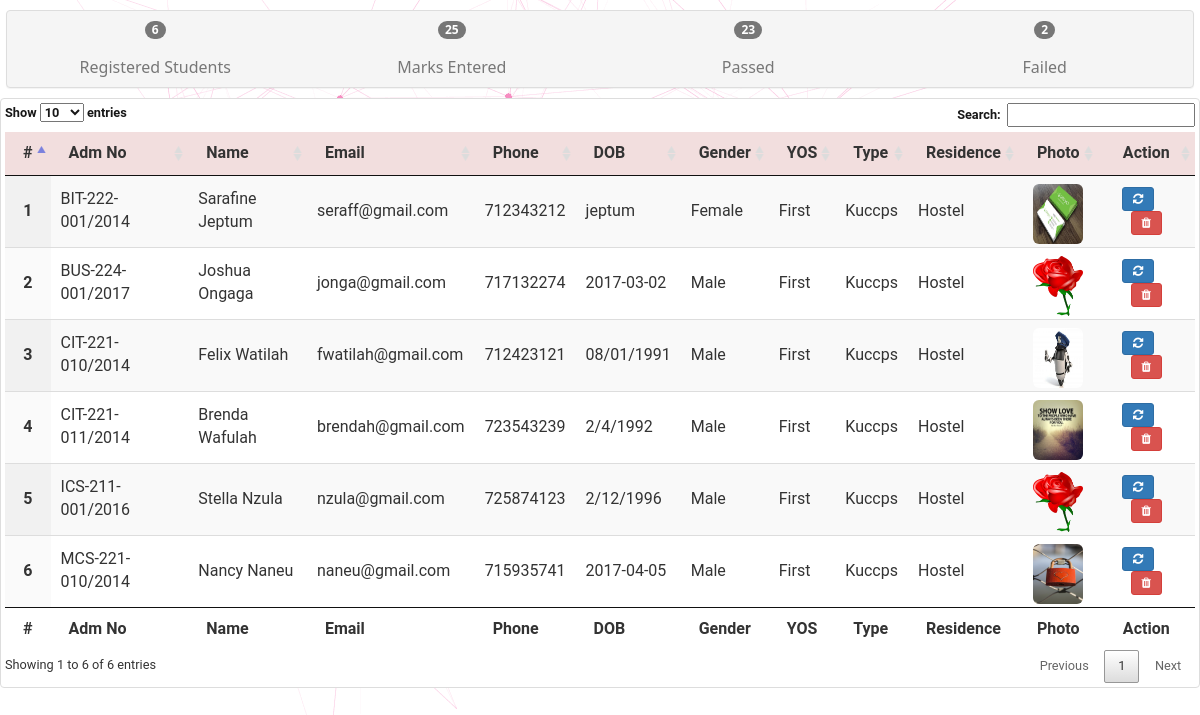
/Lecturer/lec_view_student.php, run on the app's committed database.
### tables this page shows
CREATE TABLE `student` (
  `s_id` int(11) NOT NULL,
  `name` varchar(255) NOT NULL,
  `gender` varchar(25) NOT NULL,
  `dob` varchar(25) NOT NULL,
  `id` int(25) NOT NULL,
  `nation` varchar(25) NOT NULL,
  `phone` int(25) NOT NULL,
  `email` varchar(255) NOT NULL,
  `county` varchar(25) NOT NULL,
  `town` varchar(25) NOT NULL,
  `address` varchar(25) NOT NULL,
  `adm` varchar(255) NOT NULL,
  `yos` varchar(25) NOT NULL,
  `type` varchar(25) NOT NULL,
  `residence` varchar(25) NOT NULL,
  `pic` longblob NOT NULL
);

### Lecturer/lec_view_student.php (shortened to what this page needs)
<?php
include "php/connect.php";
$result = mysqli_query($conn, "SELECT * FROM `student` ORDER BY `adm` ASC");
if ($result == true){
    $total = mysqli_num_rows($result);
?>
<html>
<head>
    <link rel="stylesheet" type="text/css" href="../frameworks/Bootstrap/css/bootstrap.css">
    <link rel="stylesheet" type="text/css" href="../frameworks/fa/css/font-awesome.min.css">
    <link rel="stylesheet" type="text/css" href="../frameworks/jquery-ui/jquery-ui.min.js">
    <link rel="stylesheet" type="text/css" href="../frameworks/w3css/w3css.css">
    <link rel="stylesheet" type="text/css" href="../frameworks/materialdesign/css/materialdesignicons.min.css">
    <link rel="stylesheet" type="text/css" href="../frameworks/dataTable/css/jquery.dataTables.min.css">
    <link rel="stylesheet" type="text/css" href="../css/main.css">
</head>
<body>
<div class="panel panel-default bg">
    <div class="panel-body">
        <span class="col-md-3 text-center">
            <h1 class="text-center badge"><strong><?php echo $total; ?></strong></h1>
            <h6 class="text-muted">Registered Students</h6>
        </span>
        <span class="col-md-3 text-center">
            <h1 class="text-success badge"><strong>25</strong></h1>
            <h6 class="text-muted">Marks Entered</h6>
        </span>
        <span class="col-md-3 text-center">
            <h1 class="text-warning badge"><strong>23</strong></h1>
            <h6 class="text-muted">Passed</h6>
        </span>
        <span class="col-md-3 text-center">
            <h1 class="text-danger badge"><strong>2</strong></h1>
            <h6 class="text-muted">Failed</h6>
        </span>
    </div>
</div>
<div class="thumbnail">
        <table class="table table-striped table-hover table-responsive table-condensed display" cellpadding="0" id="studd">
            <thead>
                <tr class="bg-danger">
                    <th>#</th>
                    <th>Adm No</th>
                    <th>Name</th>
                    <th>Email</th>
                    <th>Phone</th>
                    <th>DOB</th>
                    <th>Gender</th>
                    <th>YOS</th>
                    <th>Type</th>
                    <th>Residence</th>
                    <th class='text-center'>Photo</th>
                    <th class='text-center'>Action</th>
                </tr>
            </thead>
            <tfoot>
                <tr>
                    <th>#</th>
                    <th>Adm No</th>
                    <th>Name</th>
                    <th>Email</th>
                    <th>Phone</th>
                    <th>DOB</th>
                    <th>Gender</th>
                    <th>YOS</th>
                    <th>Type</th>
                    <th>Residence</th>
                    <th class='text-center'>Photo</th>
                    <th class='text-center'>Action</th>
                </tr>
            </tfoot>
            <tbody>
            <?php
            $no = 0;
            while ($row = mysqli_fetch_assoc($result)){
                $no ++;
                echo "<tr>
                    <td class='text-center'><strong>".$no."</strong></td>
                    <td>".strtoupper($row['adm'])."</td>
                    <td>".ucfirst($row['name'])."</td>
                    <td>".strtolower($row['email'])."</td>
                    <td>".$row['phone']."</td>
                    <td>".$row['dob']."</td>
                    <td>".ucfirst($row['gender'])."</td>
                    <td>".ucfirst($row['yos'])."</td>
                    <td>".ucfirst($row['type'])."</td>
                    <td>".ucfirst($row['residence'])."</td>
                    <td class='text-center'><img class='img-rounded' src='img/".$row['pic']."' width='50px' height='60px'/></td>
                    <td class='text-center'>
                        <a role='button' type='button' class='edit btn btn-sm btn-primary' id='".$row['adm']."'>
                        <i class='fa fa-refresh'></i>
                        </a>&emsp;
                        <a href='php/delete_stud.php?adm=".$row['adm']."' onclick='return confirm(\"Are you sure you want to delete? \");' class='btn btn-sm btn-danger'>
                        <i class='fa fa-trash'></i>
                        </a>
                    </td>
                </tr>";
            }
            }
            ?>
            </tbody>
        </table>
</div>
</body>
</html>

### frameworks/w3css/w3css.css (style rules this page uses)
* { -webkit-box-sizing:border-box;-moz-box-sizing:border-box;box-sizing:border-box }
html { -ms-text-size-adjust:100%;-webkit-text-size-adjust:100% }
body { margin:0 }
a { background-color:transparent }
img { border:0 }
html,body { font-family:Verdana,sans-serif;font-size:15px;line-height:1.5 }
html { overflow-x:hidden }
h1,h2,h3,h4,h5,h6,.w3-slim,.w3-wide { font-family:"Segoe UI",Arial,sans-serif }
h1 { font-size:36px }
h6 { font-size:16px }
h1,h2,h3,h4,h5,h6 { font-weight:400;margin:10px 0 }
img { margin-bottom:-5px }
a { color:inherit }
table { border-collapse:collapse;border-spacing:0;width:100%;display:table }
table,th,td { border:none }

### css/main.css (style rules this page uses)
body { margin: 0; font-size: .85em; background: url("../img/pub-bg.gif") fixed; font-family: Roboto, "Monotype Corsiva"; line-height: 1em; }
.panel-default { width: 99%; margin: 10px auto; }
.panel-body { padding-top: 0; }
.bg { background-color: #F5F5F5; }
.panel-body { padding: 0; }
.table { margin-bottom: 0; }
.table > tbody > tr > td { vertical-align: middle; }
tr { height: 80%; }
table.dataTable thead .sorting:after { opacity: 0.2; }

### data on the page
student: adm "BIT-222-001/2014", name "Sarafine Jeptum", email "seraff@gmail.com", phone "712343212", dob "jeptum", gender "Female", yos "First", type "Kuccps", residence "Hostel", pic (picture)
student: adm "BUS-224-001/2017", name "Joshua Ongaga", email "jonga@gmail.com", phone "717132274", dob "2017-03-02", gender "Male", yos "First", type "Kuccps", residence "Hostel", pic (picture)
student: adm "CIT-221-010/2014", name "Felix Watilah", email "fwatilah@gmail.com", phone "712423121", dob "08/01/1991", gender "Male", yos "First", type "Kuccps", residence "Hostel", pic (placeholder picture)
student: adm "CIT-221-011/2014", name "Brenda Wafulah", email "brendah@gmail.com", phone "723543239", dob "2/4/1992", gender "Male", yos "First", type "Kuccps", residence "Hostel", pic (picture)
student: adm "ICS-211-001/2016", name "Stella Nzula", email "nzula@gmail.com", phone "725874123", dob "2/12/1996", gender "Male", yos "First", type "Kuccps", residence "Hostel", pic (picture)
student: adm "MCS-221-010/2014", name "Nancy Naneu", email "naneu@gmail.com", phone "715935741", dob "2017-04-05", gender "Male", yos "First", type "Kuccps", residence "Hostel", pic (picture)

### other printed values
$total "6"
